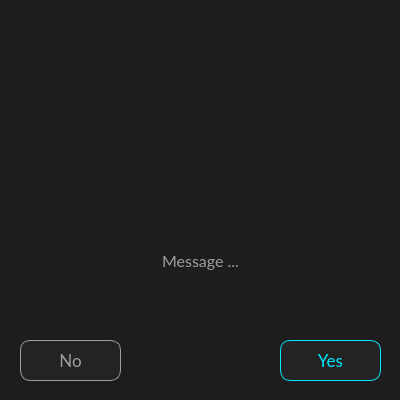
<?xml version="1.0" encoding="UTF-8"?>
<ui version="4.0">
 <class>YesNoDialog</class>
 <widget class="QDialog" name="YesNoDialog">
  <property name="geometry">
   <rect>
    <x>0</x>
    <y>0</y>
    <width>400</width>
    <height>400</height>
   </rect>
  </property>
  <property name="minimumSize">
   <size>
    <width>400</width>
    <height>400</height>
   </size>
  </property>
  <property name="maximumSize">
   <size>
    <width>400</width>
    <height>400</height>
   </size>
  </property>
  <property name="windowTitle">
   <string>Dialog</string>
  </property>
  <property name="styleSheet">
   <string notr="true">background-color: #1d1d1d;</string>
  </property>
  <widget class="QLabel" name="label_message">
   <property name="geometry">
    <rect>
     <x>20</x>
     <y>200</y>
     <width>361</width>
     <height>121</height>
    </rect>
   </property>
   <property name="font">
    <font>
     <family>Lato</family>
     <pointsize>12</pointsize>
    </font>
   </property>
   <property name="styleSheet">
    <string notr="true">color: #9e9e9e;</string>
   </property>
   <property name="text">
    <string>Message ...</string>
   </property>
   <property name="alignment">
    <set>Qt::AlignmentFlag::AlignCenter</set>
   </property>
   <property name="wordWrap">
    <bool>true</bool>
   </property>
  </widget>
  <widget class="QPushButton" name="button_yes">
   <property name="geometry">
    <rect>
     <x>280</x>
     <y>340</y>
     <width>101</width>
     <height>41</height>
    </rect>
   </property>
   <property name="font">
    <font>
     <family>Lato</family>
     <pointsize>13</pointsize>
    </font>
   </property>
   <property name="cursor">
    <cursorShape>PointingHandCursor</cursorShape>
   </property>
   <property name="styleSheet">
    <string notr="true">QPushButton {
    border: 1px solid #00eaff;
    background-color: #232323; 
    color: #00eaff;
    border-radius: 10px;
}

QPushButton:hover {
	background-color: #131313;
}</string>
   </property>
   <property name="text">
    <string>Yes</string>
   </property>
  </widget>
  <widget class="QLabel" name="label_icon">
   <property name="enabled">
    <bool>true</bool>
   </property>
   <property name="geometry">
    <rect>
     <x>120</x>
     <y>20</y>
     <width>161</width>
     <height>161</height>
    </rect>
   </property>
   <property name="text">
    <string/>
   </property>
   <property name="pixmap">
    <pixmap resource="../../resources.qrc">:/ui/_pics/icons/attention_orange.png</pixmap>
   </property>
   <property name="scaledContents">
    <bool>true</bool>
   </property>
   <property name="alignment">
    <set>Qt::AlignmentFlag::AlignCenter</set>
   </property>
  </widget>
  <widget class="QPushButton" name="button_no">
   <property name="geometry">
    <rect>
     <x>20</x>
     <y>340</y>
     <width>101</width>
     <height>41</height>
    </rect>
   </property>
   <property name="font">
    <font>
     <family>Lato</family>
     <pointsize>13</pointsize>
    </font>
   </property>
   <property name="cursor">
    <cursorShape>PointingHandCursor</cursorShape>
   </property>
   <property name="styleSheet">
    <string notr="true">QPushButton {
    border: 1px solid #9e9e9e;
    background-color: #232323; 
    color: #9e9e9e;
    border-radius: 10px;
}

QPushButton:hover {
	background-color: #131313;
}
</string>
   </property>
   <property name="text">
    <string>No</string>
   </property>
  </widget>
 </widget>
 <resources>
  <include location="../../resources.qrc"/>
 </resources>
 <connections/>
</ui>
